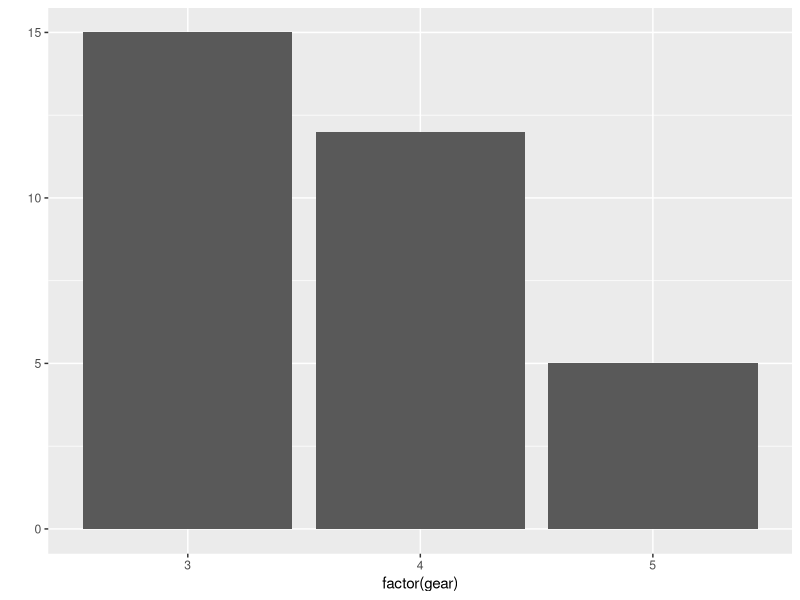
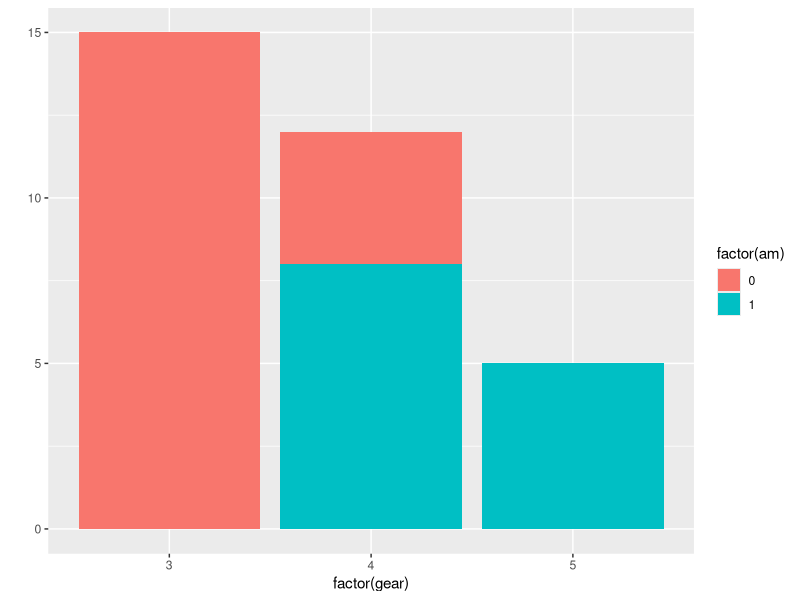
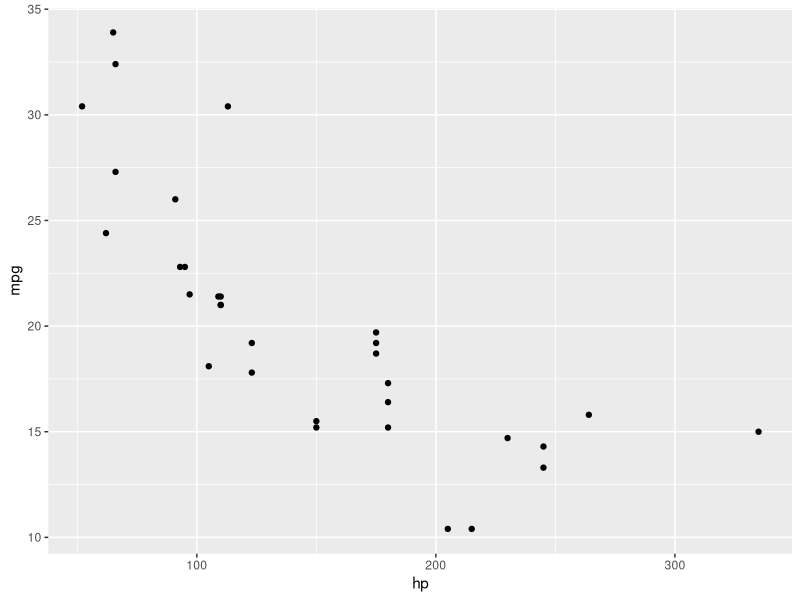
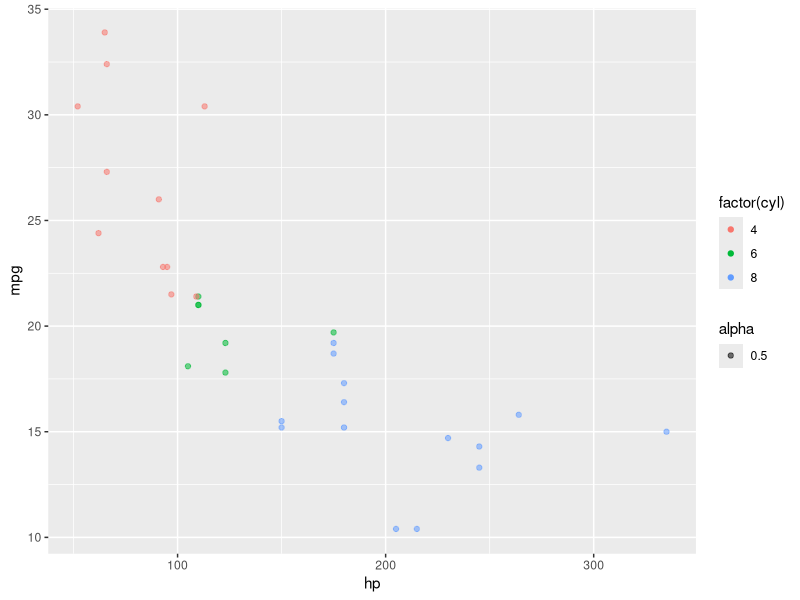
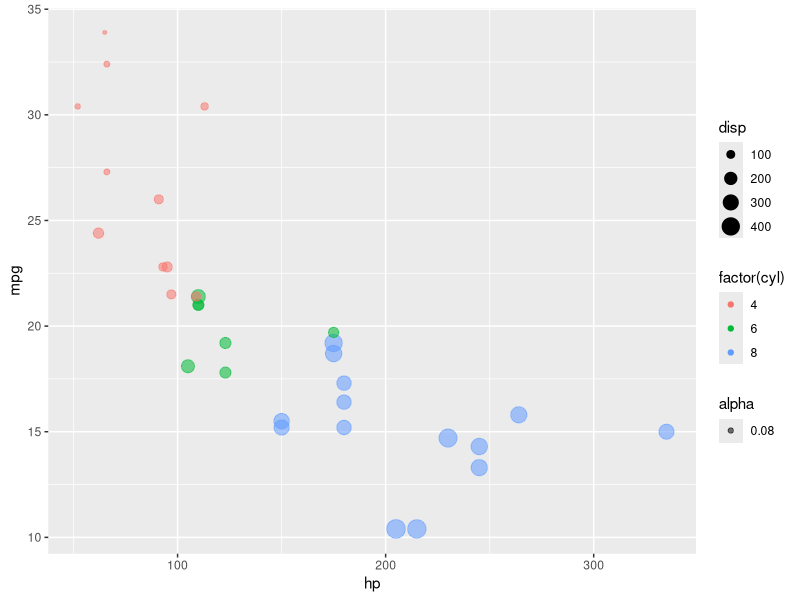
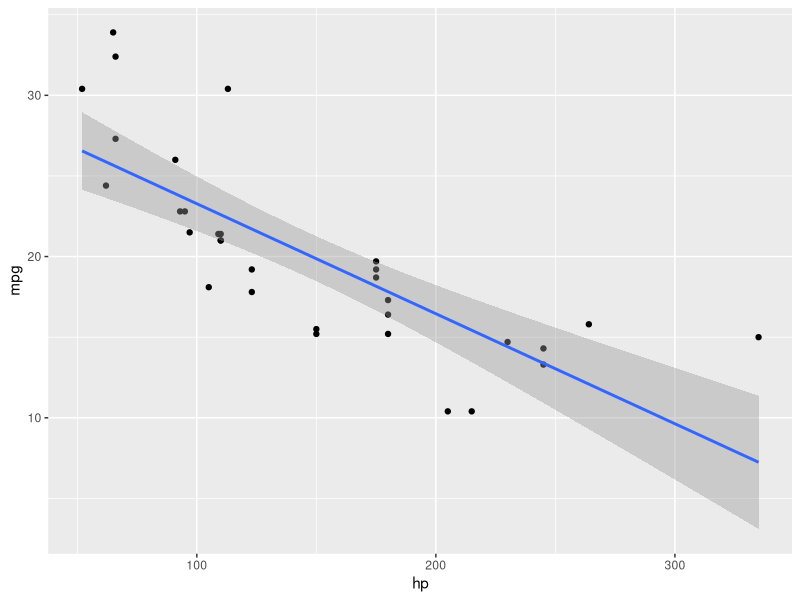
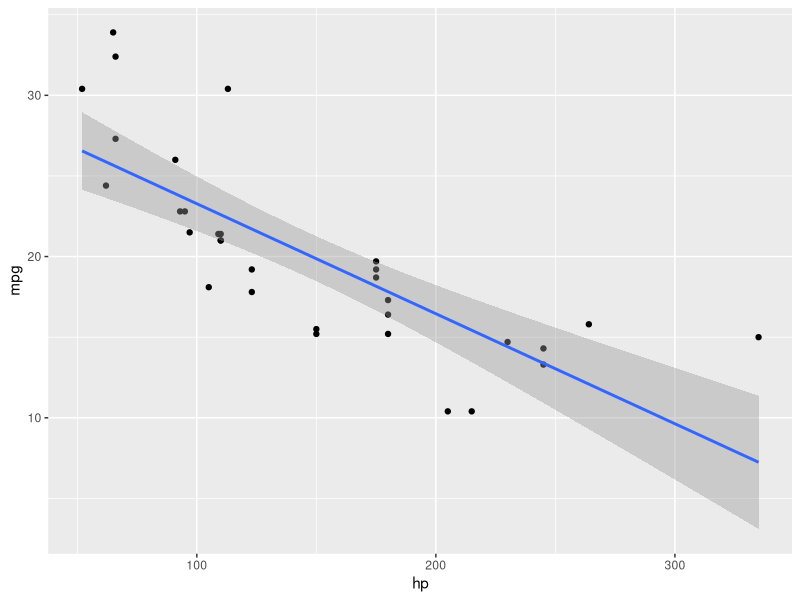
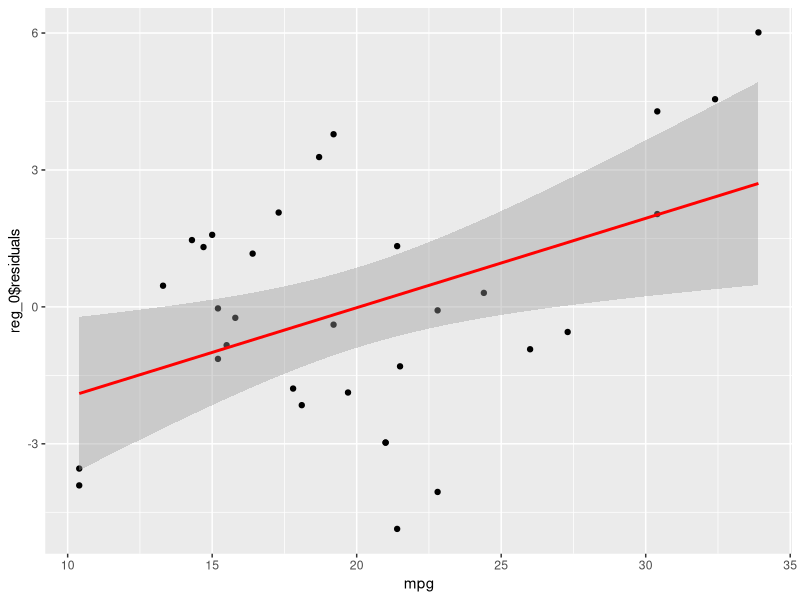

Reproduce these figures in R, in order.
## ---- chunk 1
data(mtcars)
## ---- chunk 2
?mtcars
## ---- chunk 3
# A summary of variables
summary(mtcars)
# Correlation table for first 4 variables (due to space concerns)
cor(mtcars[,1:4])
# bivariate comparisons of categorical variables
table(mtcars[,c("am","cyl")])

# The histogram below should reflect these figures. 
table(mtcars$gear)
## ---- chunk 4
# Load the ggplot package
library(ggplot2)
# Review function syntax
?qplot
## ---- chunk 5
# Let us report the number of cars with differing number of front gears
qplot(factor(gear), data=mtcars, geom="bar") # used factor to declare categorical
## ---- chunk 6
qplot(factor(gear), data=mtcars,  fill=factor(am), geom="bar") # used factor to declare categorical
## ---- chunk 7
qplot(hp, mpg, data=mtcars)
## ---- chunk 8
qplot(hp, mpg, data=mtcars, color=factor(cyl), alpha=.5)
## ---- chunk 9
qplot(hp, mpg, data=mtcars, color=factor(cyl), size=disp, alpha=.08)
## ---- chunk 10
qplot(hp, mpg, data=mtcars) + 
  geom_smooth(method=lm, sd=F)
## ---- chunk 11
ggplot(mtcars, aes(x=hp, y=mpg)) +  
  geom_point() + # For scatter plot
	geom_smooth(method=lm) 
 
## ---- chunk 12
data(mtcars) # Get the data
?mtcars # Help on dataset
## ---- chunk 13
?lm
## ---- chunk 14
# Fit 
reg_0 <- lm( mpg ~ hp + cyl + am, data = mtcars) 
summary(reg_0)
## ---- chunk 15
head(reg_0$fitted.values)
## ---- chunk 16
newCar <- mtcars[3,] # 3rd observation is Datsun 710
newCar$am <- 0 # What if it was automatic?
predict(reg_0, newdata = newCar) # Estimate went down by 4 miles
## ---- chunk 17
library(ggplot2)
# Plot the fitted values against real values
qplot(data=mtcars, x = mpg, y = reg_0$residuals) +
  stat_smooth(method = "lm", col = "red")
## ---- chunk 18
## Diagnostics

# Normality (p<0.05 indicates NN)
shapiro.test(reg_0$residuals)

# Multicollienarity (vif>10 indicates MC)
library(car)
vif(reg_0)

# Homoscedasticity (p<0.05 indicates Heteroscedasticity)
ncvTest(reg_0)
## ---- chunk 19
# Add variable wt
reg_1 <- lm( mpg ~ hp + cyl + am + wt, mtcars)

# Aikikae Information Criteria
# AIC lower the better
AIC(reg_0)
AIC(reg_1)

# Compare
anova(reg_0, reg_1) # models are significantly different
## ---- chunk 20
?glm
## ---- chunk 21
logit_2 <- glm(am ~ mpg + drat + cyl, data = mtcars, family='binomial')
summary(logit_2)
## ---- chunk 22
ggplot(mtcars, aes(x = mpg, y = am)) + 
    stat_smooth(method="glm", family="binomial", se=FALSE)+
# Bonus: rename the y axis label
		ylab('Probability of Manual Transmission')
## ---- chunk 23
# Create a new dataset with varying number of cylinders and other variables fixed at mean levels.
mtcars2<-data.frame(mpg = rep(10:30, 3),drat = mean(mtcars$drat), disp = mean(mtcars$disp), cyl = rep(c(4,6,8),21))
# Predict probability of new data
mtcars2$prob<-predict(logit_2, newdata=mtcars2, type = "response")

# Plot the results
ggplot(mtcars2, aes(x=mpg, y=prob)) +
  geom_line(aes(colour = factor(cyl)), size = 1) 
## ---- chunk 24

# Let us compare predicted values to real values
mtcars$prob <- predict(logit_2, type="response")
# Prevalence of Manual Transmission
mean(mtcars$am)

# Create predict variable
mtcars$pred <- 0
# If probability is greater than .6 (1-prevalence), set prediction to 1
mtcars[mtcars$prob>.6, 'pred'] <- 1

# Predictions versus reality
table(mtcars[,c("am", "pred")])

## ROC CURVE
# Load the necessary library
library(pROC)
# Calculate the ROC curve using the predicted probability vs actual values
logit_2_roc <- roc(am~prob, mtcars) 
# Plot ROC curve
plot(logit_2_roc)
